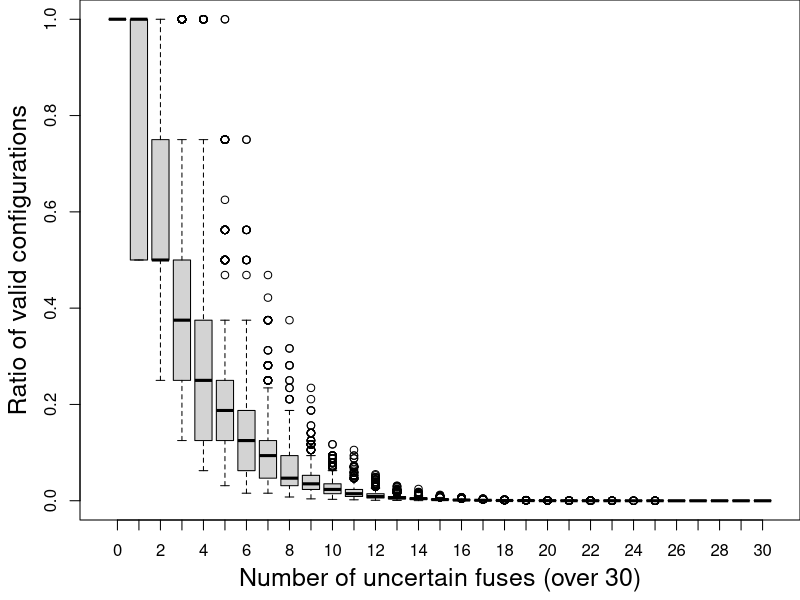

The R script that drew this image:
# cairo_pdf("ratioValidConf-Topo30.pdf", width = 8, height = 6)

xpData = read.csv("result-bp-topo30.csv", header = TRUE)

par(mgp=c(2.5,1,0), mar=c(4,4,0,0))

boxplot(xpData$X.V.TV ~ xpData$X.UF,
        data=xpData,
        ylab="Ratio of valid configurations",
        xlab="Number of uncertain fuses (over 30)",
        cex.lab=1.5,
        cex.axis=1
)

# dev.off()

